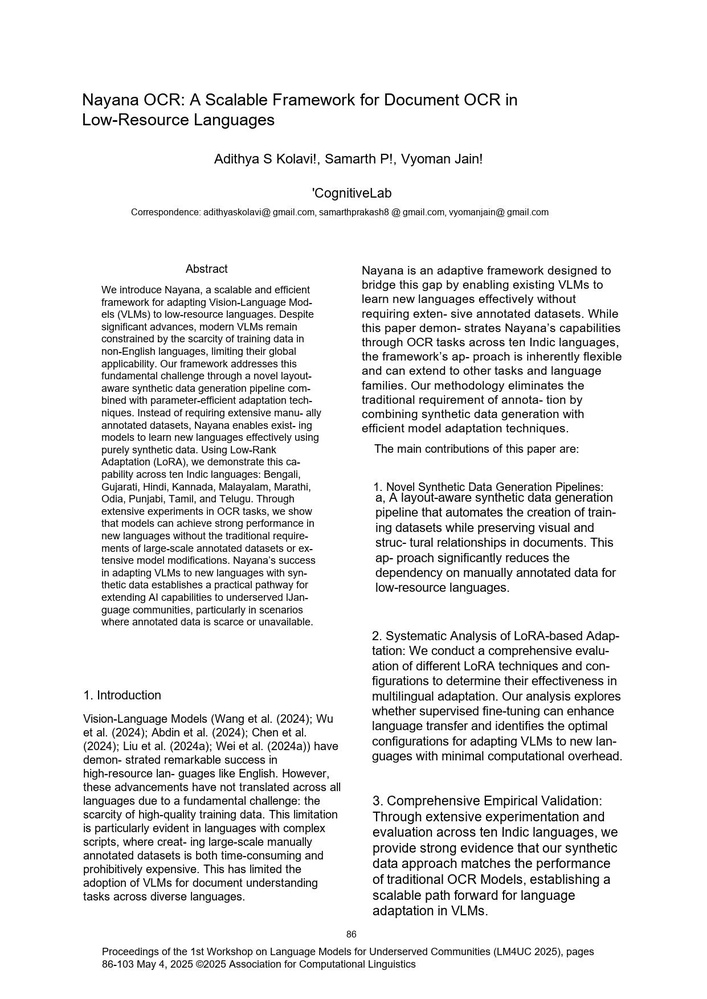
#> input picture layout_testing/output_text_layout.jpg, 707 x 999 px, shrunk from 1241 x 1754 before the run
$ python dis1.py
#> lines starting #> are read from the running program, lines starting #| are printed output that depends on the picture
from PIL import Image, ImageFilter
import numpy as np

def drop_shadow_effect(image_path, output_path, shadow_offset=4, shadow_blur=4, shadow_opacity=0.6):
    # Load the image (ensure RGBA for transparency)
#> called with image_path = 'output_text_layout.jpg', output_path = 'shadow_text_image.png', shadow_offset = 4, shadow_blur = 4, shadow_opacity = 0.6
    img = Image.open(image_path).convert('RGBA')
    width, height = img.size
#> width = 707; height = 999

    # Extract alpha channel to create shadow
    alpha = img.split()[3]
#> alpha: PIL image 707x999 L; every value is 255
    alpha_array = np.array(alpha)

    # Create shadow image
    shadow = Image.new('RGBA', (width, height), (0, 0, 0, 0))
#> shadow: PIL image 707x999 RGBA; every value is 0
    shadow_array = np.zeros((height, width, 4), dtype=np.uint8)

    # Offset alpha for shadow
    offset_x, offset_y = shadow_offset, shadow_offset
    for y in range(height):
        for x in range(width):
            if y - offset_y >= 0 and x - offset_x >= 0:
                if alpha_array[y, x] > 0:
                    shadow_array[y - offset_y, x - offset_x, 3] = int(alpha_array[y, x] * shadow_opacity)
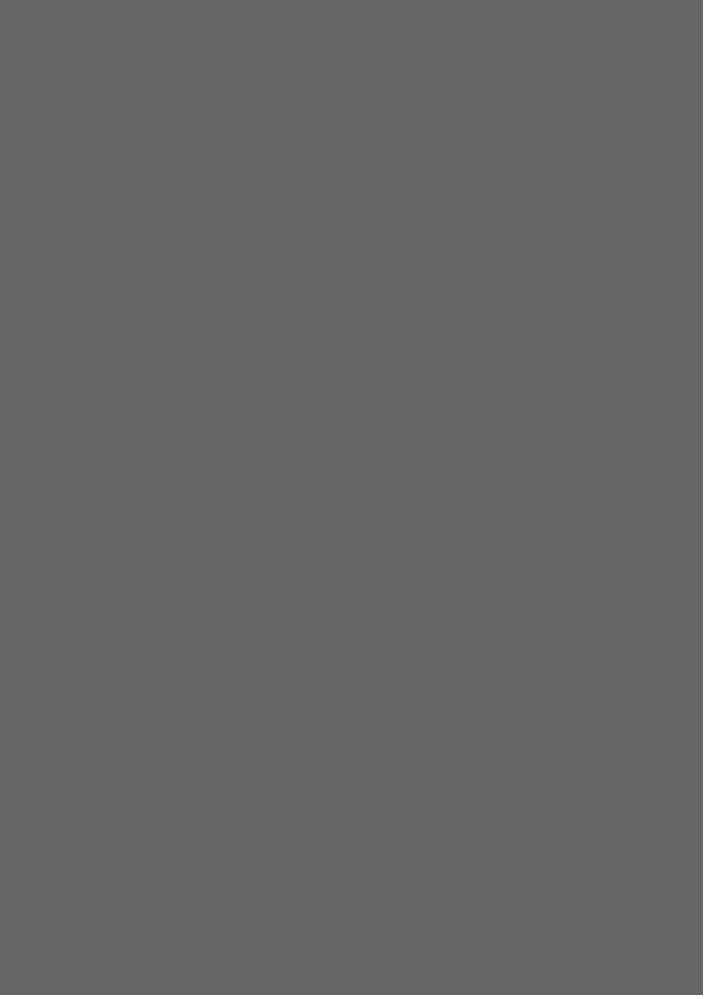
#> shadow_array: shape (999, 707, 4); mean of channels 0, 1, 2, 3 0, 0, 0, 151.5; transparent parts drawn white

    shadow = Image.fromarray(shadow_array)
    shadow = shadow.filter(ImageFilter.GaussianBlur(shadow_blur))  # Apply blur to shadow

    # Combine shadow and original image
    result = Image.new('RGBA', (width, height), (255, 255, 255, 0))
    result.paste(shadow, (0, 0), shadow)  # Apply shadow
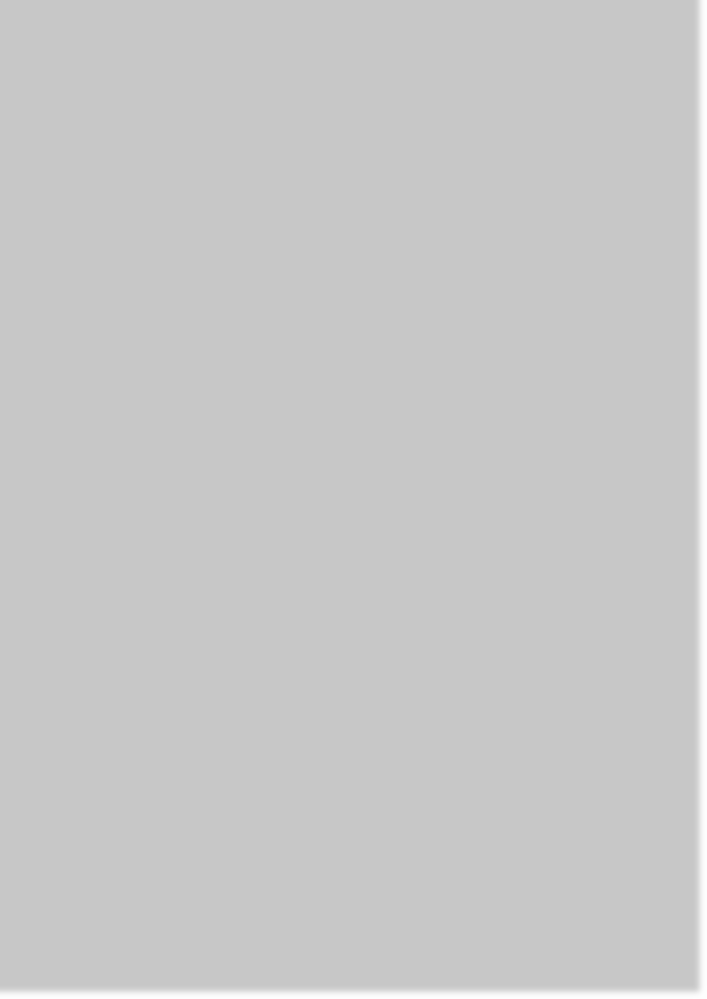
#> result: PIL image 707x999 RGBA; mean R, G, B, A 103.5, 103.5, 103.5, 90.6; transparent parts drawn white
    result.paste(img, (0, 0), img)  # Overlay original image

    # Save the result
    result.save(output_path)

# Example usage
if __name__ == "__main__":
    input_image = "output_text_layout.jpg"  # Replace with your image path
    output_image = "shadow_text_image.png"
    drop_shadow_effect(input_image, output_image, shadow_offset=4, shadow_blur=4, shadow_opacity=0.6)
